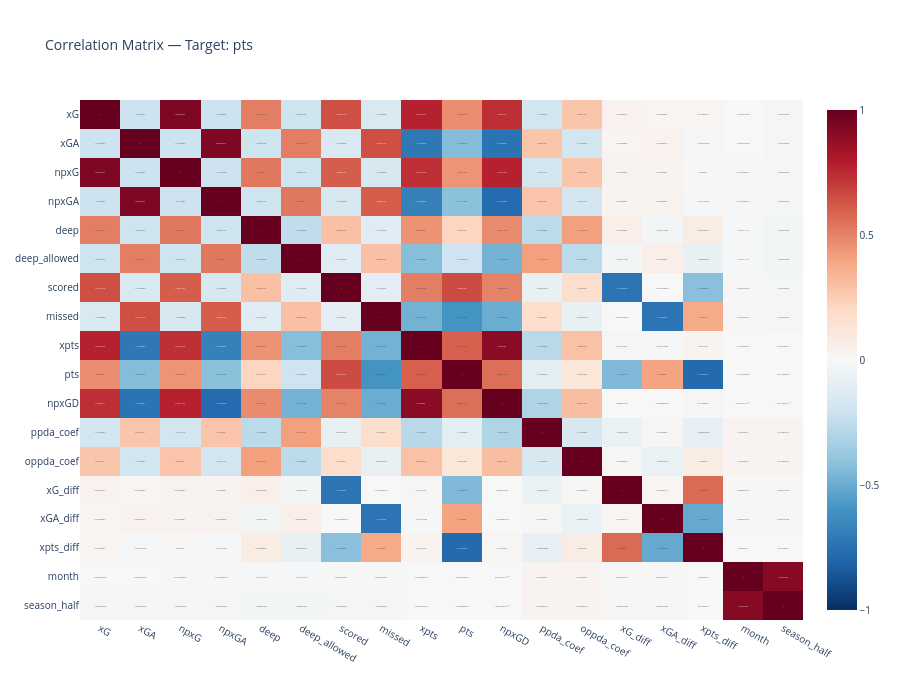

Notebook code for this chart:
### Markdown cell above
<hr />

#### Correlation Analysis & Key Distributions

### Code cell
## Full correlation matrix (clean — year and leakage cols excluded)
print(corr_matrix[target_col].sort_values(ascending=False).round(4))

fig_heatmap = px.imshow(
    corr_matrix,
    text_auto=True,
    aspect='auto',
    color_continuous_scale='RdBu_r',
    color_continuous_midpoint=0,
    title=f'Correlation Matrix — Target: {target_col}'
)
fig_heatmap.update_layout(height=700, font_size=10)
fig_heatmap.show()

strong_corr = corr_matrix[target_col].abs().nlargest(6)
print(f'\nTop 5 correlations with {target_col}:')
for col, corr in list(strong_corr.items())[1:]:  # skip pts itself
    print(f'  {col}: {corr:.4f}')
print('=' * 40)

### Figure 1 — Plotly figure (JSON) as saved in the notebook; plotly's stock layout.template omitted (floating-point values rounded to 4 significant figures; data arrays with more than 128 entries replaced by an {"elided": "..."} marker saying what was removed)
{"data": [{"coloraxis": "coloraxis", "hovertemplate": "x: %{x}<br>y: %{y}<br>color: %{z}<extra></extra>", "name": "0", "texttemplate": "%{z}", "type": "heatmap", "x": ["xG", "xGA", "npxG", "npxGA", "deep", "deep_allowed", "scored", "missed", "xpts", "pts", "npxGD", "ppda_coef", "oppda_coef", "xG_diff", "xGA_diff", "xpts_diff", "month", "season_half"], "xaxis": "x", "y": ["xG", "xGA", "npxG", "npxGA", "deep", "deep_allowed", "scored", "missed", "xpts", "pts", "npxGD", "ppda_coef", "oppda_coef", "xG_diff", "xGA_diff", "xpts_diff", "month", "season_half"], "yaxis": "y", "z": {"elided": "18x18 float values"}}], "layout": {"coloraxis": {"cmid": 0, "colorscale": [[0, "rgb(5,48,97)"], [0.1, "rgb(33,102,172)"], [0.2, "rgb(67,147,195)"], [0.3, "rgb(146,197,222)"], [0.4, "rgb(209,229,240)"], [0.5, "rgb(247,247,247)"], [0.6, "rgb(253,219,199)"], [0.7, "rgb(244,165,130)"], [0.8, "rgb(214,96,77)"], [0.9, "rgb(178,24,43)"], [1, "rgb(103,0,31)"]]}, "font": {"size": 10}, "height": 700, "title": {"text": "Correlation Matrix — Target: pts"}, "xaxis": {"anchor": "y", "domain": [0, 1]}, "yaxis": {"anchor": "x", "autorange": "reversed", "domain": [0, 1]}}}
